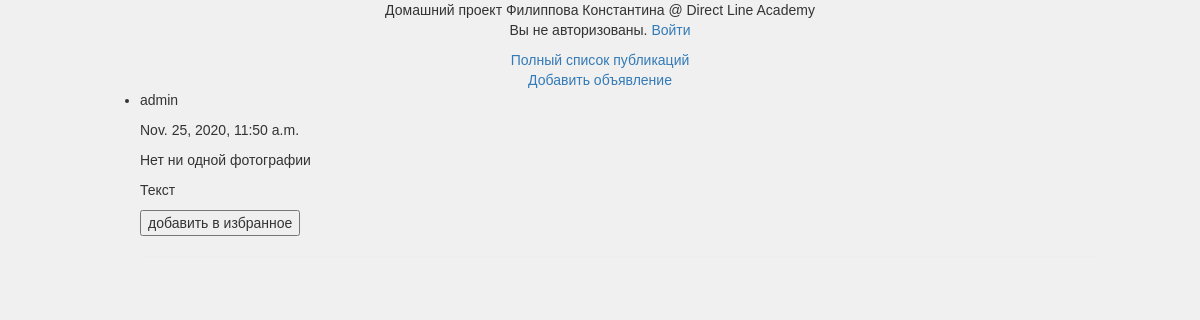
Screenshot of /20/ with the database file from the repository.
### ads/models.py (models this page shows, shortened)
class Ad(models.Model):
    author = models.ForeignKey(User, on_delete=models.CASCADE, null=True)
    title = models.TextField(max_length=100, null=False, blank=False)
    description = models.TextField(max_length=2000, null=False, blank=False)
    photo = models.ImageField(upload_to='users/ad_photos', blank=True)
    date_pub = models.DateTimeField(default=timezone.now)
    date_up = models.DateTimeField(null=True, blank=True)
    favorite = models.ManyToManyField(User, related_name='favorite', blank=True)

### ads/views.py (the view)
# urls.py: url(r'(?P<ad_id>[0-9]+)/$', AdDetail.as_view(), name='ad_detail'),
class AdDetail(DetailView):
    model = Ad
    template_name = 'ads/ad_detail.html'
    context_object_name = 'ad_detail'
    pk_url_kwarg = 'ad_id'
    def get_context_data(self, **kwargs):
        context = super().get_context_data(**kwargs)
        ad = self.get_object()
        context.update({'button_fav': "в избранном" if self.request.user in ad.favorite.all() else "добавить в избранное"})
        context.update({'button_rm': '' if self.request.user == ad.author else 'hidden'})
        return context

### ads/templates/ads/ad_detail.html (shortened to what this page needs)
{% extends "base.html" %}
{% block content %}
{% if ad_detail %}
<ul>
    <li>
        <p> {{ ad_detail.author }} </p>
            <p> {{ ad_detail.date_pub }} </p>
            {% if ad.photo %}
            <p> <img alt="ad's image" src="{{ ad.photo.url }}" style="width: 10%; height: 10%;"></p>
            {% else %}
            <p>Нет ни одной фотографии</p>
            {% endif %}
        <p> {{ ad_detail.description }} </p>
        <form method="POST" action="{% url 'ads:ad_favor' ad_id=ad_detail.id %}">
            <button type="submit">{{ button_fav }}</button>
        </form>
        <hr>
    </li>
</ul>
{% else %}
<p>Нет ни одной публикации</p>
{% endif %}
{% endblock %}

### static/css/style.css (style rules this page uses)
body { font-family: Arial, Verdana, sans-serif; background-color: #f0f0f0; width:1000px; margin:0px auto; }

### rows the page displays
Ad: author "admin", date_pub "Nov. 25, 2020, 11:50 a.m.", description "Текст"

### other values shown
{{ button_fav }} "добавить в избранное"
